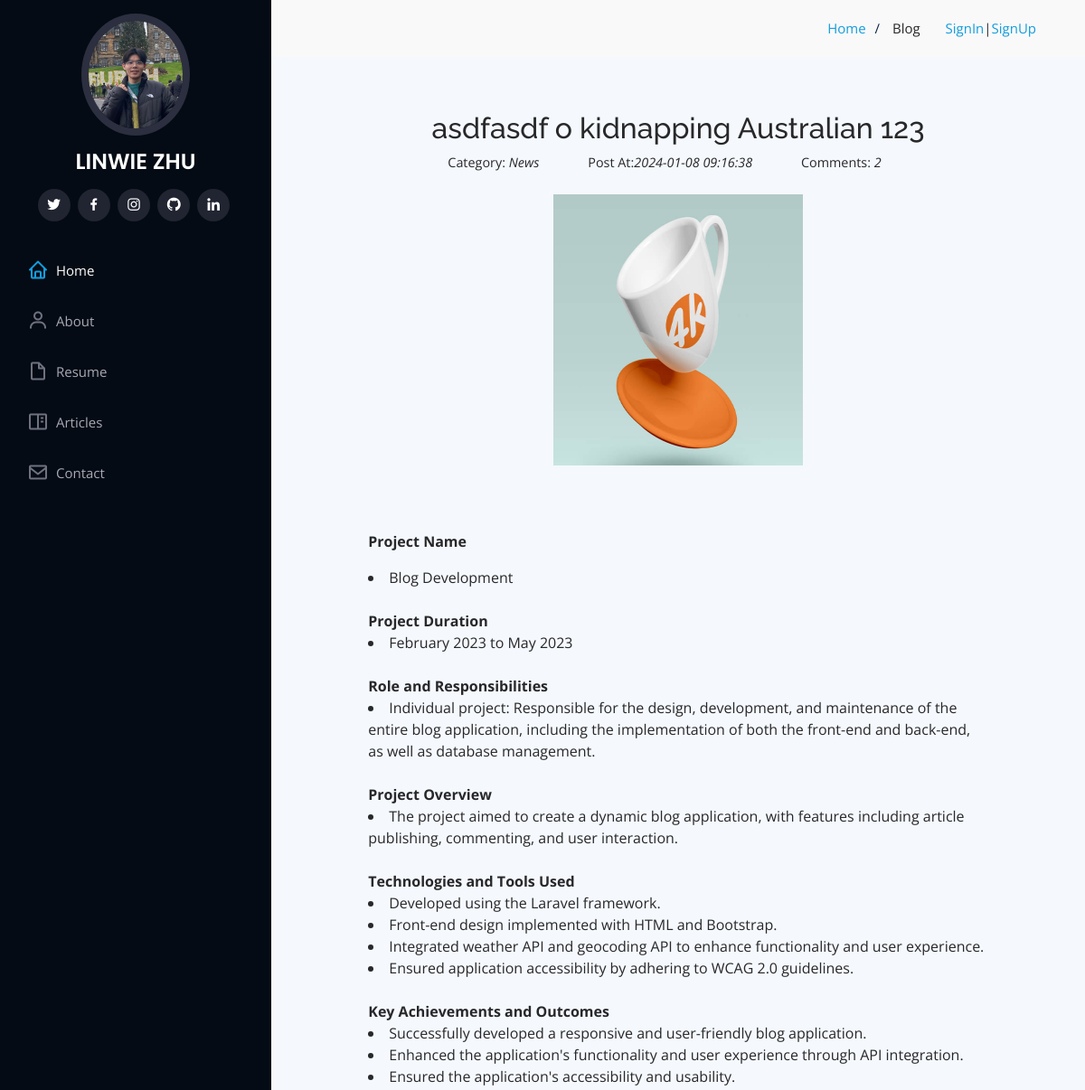
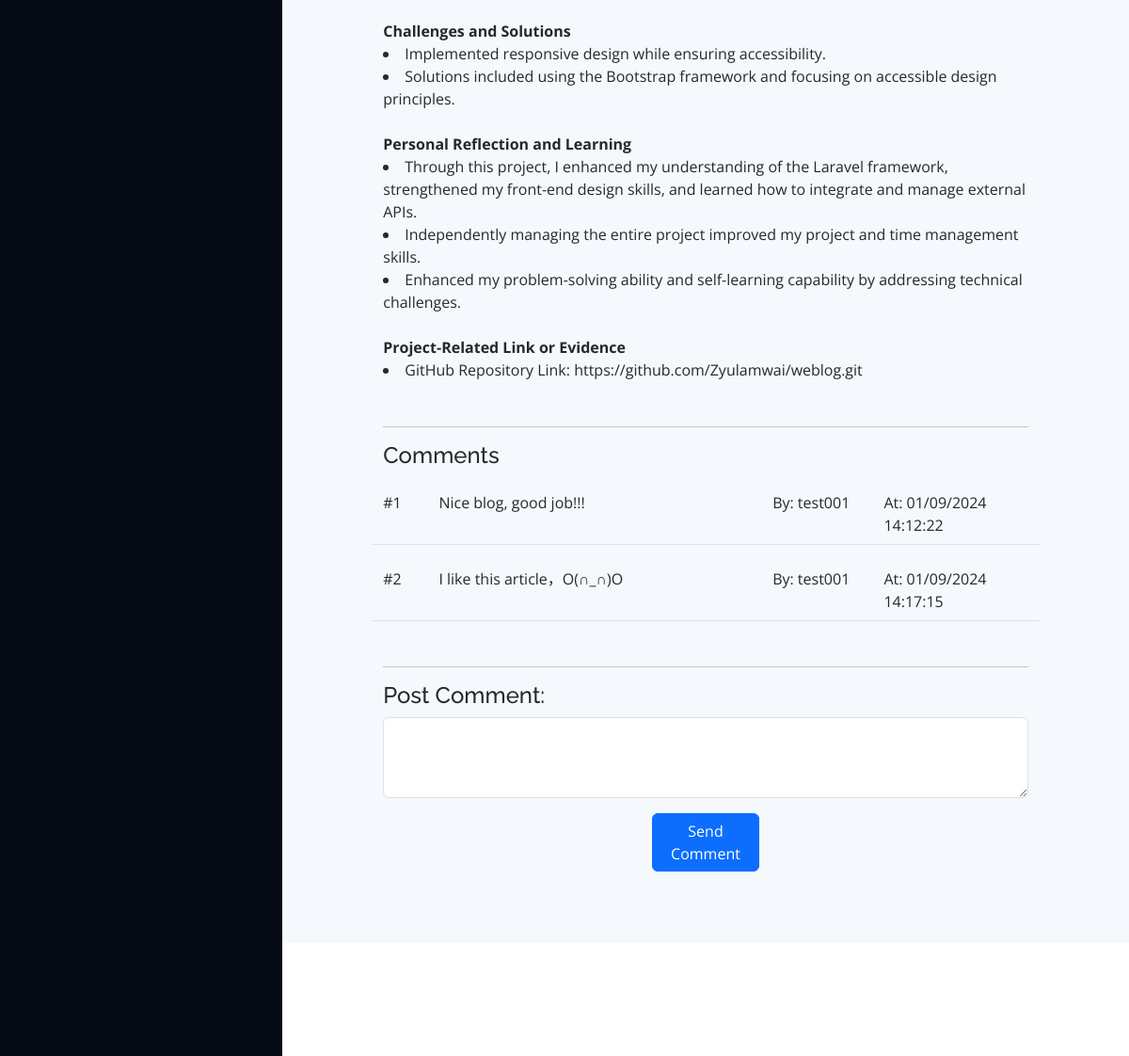
The page /blog/1 on the database its author committed (2 pictures, top to bottom).
### models.py (models this page shows, shortened)
class Blog(db.Model):
    __tablename__ = 'blog'
    id = db.Column(db.Integer, primary_key=True)
    title = db.Column(db.String(500))
    desc = db.Column(db.Text())
    detail = db.Column(db.Text())
    category = db.Column(db.String(50))
    imagepath = db.Column(db.String(200))
    post_dt = db.Column(db.DateTime, default=datetime.now)
    def get_comment(self):
        count = Comment.query.filter(Comment.blog_id == self.id).count()
        return count

class Comment(db.Model):
    __tablename__ = 'comment'
    id = db.Column(db.Integer, primary_key=True)
    blog_id = db.Column(db.Integer)
    comment = db.Column(db.Text())
    username = db.Column(db.String(100))
    post_dt = db.Column(db.DateTime, default=datetime.now)

### app.py (the view)
@app.route('/blog/<int:id>')
def blog(id):
    blog = Blog.query.get_or_404(id)
    comments = Comment.query.filter(Comment.blog_id == id).all()
    return render_template('blog.html', blog = blog, comments=comments)

### app.py (called while the page is built)
@app.context_processor
def inject_category():
    CATEGORYS = ['Sport','Music', 'News', 'Travel', 'Technical']
    return dict(CATEGORYS = CATEGORYS)

### templates/blog.html (shortened to what this page needs)
{% extends "base.html" %}
{% block pageheader %}
Blog
{% endblock %}
{% block content %}
<div class="row justify-content-center mb-3">
    <div class="col-md-11" class='mx-auto'>
        <h2 align='center' class="posttitle">{{blog.title}}</h2>
        <p class="info text-center">
            <span> Category: <i> {{blog.category}}</i>
            </span> <span> Post At:<i>{{blog.post_dt}} </i> </span>
            <span> Comments: <i> {{blog.get_comment()}} </i></span>
        </p>
        <div class="row mt-4 mb-4">
            <img class="m-auto rounded" src="{{blog.imagepath}}" style="height: 300px; width: 300px;">
        </div>
        <div class='mt-4 mb-5'>
            <p class='article_detail'>{{ blog.detail|safe}}</p>
        </div>
        <hr>
        <h4>Comments</h4>
        {% if comments %}
        <div id="comment" class="comment_text mb-5">
            {% for comment in comments %}
            <div class="row mt-4 border-bottom border-gray pb-2">
                <div class="col-md-1">#{{loop.index}}</div>
                <div class="col-md-6">{{comment.comment}}</div>
                <div class="col-md-2">By: {{comment.username}}</div>
                <div class="col-md-3">At: {{comment.post_dt.strftime('%m/%d/%Y %H:%M:%S')}}</div>
            </div>
            {% endfor %}
        </div>
        {% else %}
        <p>No comment!</p>
        {% endif %}
        <hr>
        <form action="/addcomment/{{blog.id}}" method="POST" class="form-horizontal" role="form" enctype="multipart/form-data">
            <h4 for="title">Post Comment:</h4>
            <div class="form-group">
                <textarea required class="form-control" name="comment" id="comment" rows="3"></textarea>
            </div>
            <div class="mt-3">
                <div class="text-center">
                    <button type="submit" class="col-md-2 btn btn-primary">Send Comment</button>
                </div>
            </div>
        </form>
    </div>
</div>
{% endblock %}

### static/assets/css/style.css (style rules this page uses)
body { font-family: "Open Sans", sans-serif; color: #272829; }
h1, h2, h3, h4, h5, h6 { font-family: "Raleway", sans-serif; }

### static/assets/css/custum.css (style rules this page uses)
.info { font-size: 0.9rem; }
.info span { margin-right: 40px; padding-left: 10px; }
p.article_detail { white-space: pre-line; word-wrap: break-word; }

### rows shown on the page
Blog: title "asdfasdf o kidnapping Australian 123", category "News", post_dt "2024-01-08 09:16:38", imagepath (placeholder picture), detail "Project Name Blog Development Project Duration February 2023 to May 2023 Role and Responsibilities Individual project: Responsible for the design, development, and maintenance of the entire blog application, including the implementation of both the front-end and back-end, as well as database management. Project Overview The project aimed to create a dynamic blog application, with features including article publishing, commenting, and user interaction. Technologies and Tools Used Developed using the Laravel framework. Front-end design implemented with HTML and Bootstrap. Integrated weather API and geocoding API to enhance functionality and user experience. Ensured application accessibility…"
Comment: comment "Nice blog, good job!!!", username "test001", post_dt "01/09/2024 14:12:22"
Comment: comment "I like this article，O(∩_∩)O", username "test001", post_dt "01/09/2024 14:17:15"

### other values the page prints
{{ blog.get_comment() }} "2"
